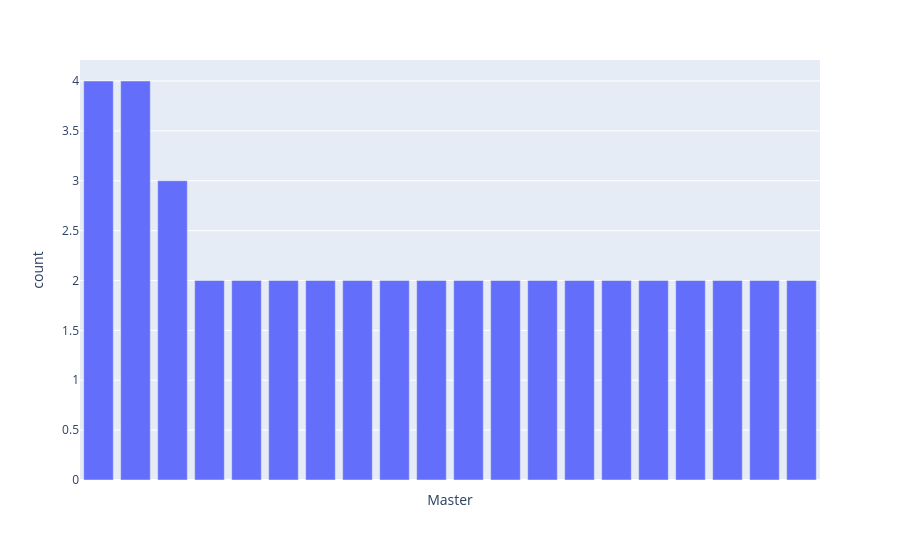

The cell this chart's notebook holds for it:
### Code cell
fig = px.bar(degrees_data[:20], x="Master", y="count")
fig.update_xaxes(showticklabels=False) # we hide x labels because it takes too much room. We can see school names by hovering bars
fig.show()

### Figure 1 — Plotly figure (JSON) as saved in the notebook; plotly's stock layout.template omitted (floating-point values rounded to 4 significant figures)
{"data": [{"alignmentgroup": "True", "hovertemplate": "Master=%{x}<br>count=%{y}<extra></extra>", "legendgroup": "", "marker": {"color": "#636efa", "pattern": {"shape": ""}}, "name": "", "offsetgroup": "", "orientation": "v", "showlegend": false, "textposition": "auto", "type": "bar", "x": ["Université Paris Dauphine - PSL | Master's degree, Applied Mathematics", "Pierre and Marie Curie University | Master's degree, Applied Mathematics", "IMT Atlantique | Master of Engineering - MEng, Mathematics and Computer Science", "Pierre and Marie Curie University | Master's degree, Financial Mathematics", "Université de Reims Champagne-Ardenne | Master 2 (M2), Statistique pour l'évaluation et la prévision", "Institut Polytechnique de Paris | Master 1 (M1), Applied Mathematics", "Université Paris-Saclay | Master of Science - MS, Quantitative Finance", "Institut de Science Financière et d'Assurances (I.S.F.A) | Master 2 (M2), Actuariat", "ENSAE Paris | Master of Science - MS, Quantitative Finance", "emlyon business school | Master's degree, Quantitative Finance", "Université Paris Cité | Master of Science (M.Sc.), Finance, Statistics and Applied Mathematics", "Ecole nationale supérieure des Mines de Saint-Etienne | Diplome d'ingénieur ICM (M.Sc.), Quantitative finance, Statistics, Programming", "University of Paris I: Panthéon-Sorbonne | Master's degree, Applied Mathematics", "Université Paris-Saclay | Master 2 (M2), Quantitative Finance", "École Polytechnique | Master of Science - MS, Data Science", "Pierre and Marie Curie University | Master 2 (M2), Statistiques mathématiques et probabilités", "Pierre and Marie Curie University | Master 2 (M2), Probabilités et Finance (DEA El Karoui)", "Université Jean Monnet Saint-Etienne | Master 2 (recherche), Applied Mathematics", "Ecole normale supérieure | Master's degree, Physics", "ESILV - Ecole Supérieure d'Ingénieurs Léonard de Vinci | Master of Engineering - MEng, Financial Engineering"], "xaxis": "x", "y": [4, 4, 3, 2, 2, 2, 2, 2, 2, 2, 2, 2, 2, 2, 2, 2, 2, 2, 2, 2], "yaxis": "y"}], "layout": {"barmode": "relative", "legend": {"tracegroupgap": 0}, "margin": {"t": 60}, "xaxis": {"anchor": "y", "domain": [0, 1], "showticklabels": false, "title": {"text": "Master"}}, "yaxis": {"anchor": "x", "domain": [0, 1], "title": {"text": "count"}}}}
